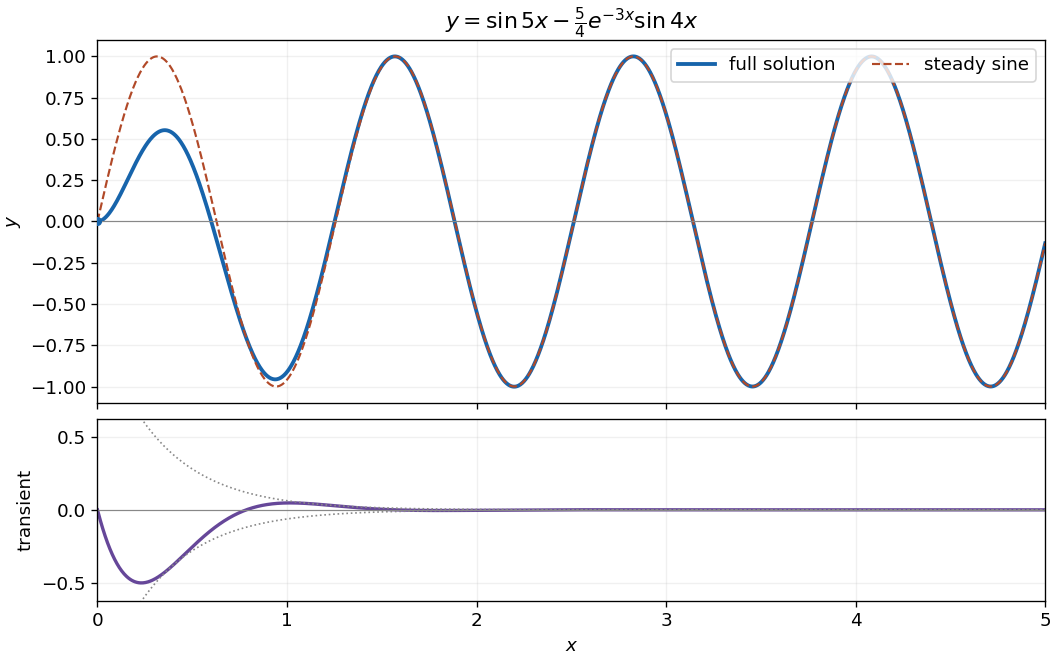

The Python source for this figure:
"""Calculate the full driven solution and its transient; PNG output to cwd."""
from pathlib import Path

import matplotlib
matplotlib.use('Agg')
import matplotlib.pyplot as plt
import numpy as np


def main():
    plt.rcParams.update({'font.size': 11, 'figure.facecolor': 'white', 'axes.facecolor': 'white'})
    fig, axes = plt.subplots(2, 1, figsize=(8.8, 5.5), sharex=True, layout='constrained',
                             gridspec_kw={'height_ratios': [2, 1]})
    x = np.linspace(0, 5, 1601)
    steady = np.sin(5*x)
    transient = -1.25*np.exp(-3*x)*np.sin(4*x)
    axes[0].plot(x, steady+transient, lw=2.3, color='#1764ab', label='full solution')
    axes[0].plot(x, steady, '--', lw=1.3, color='#b14928', label='steady sine')
    axes[0].scatter([0], [0], color='#1764ab', s=20, zorder=4)
    axes[0].set(ylabel='$y$', title=r'$y=\sin5x-\frac{5}{4}e^{-3x}\sin4x$')
    axes[0].legend(loc='upper right', ncol=2)
    axes[1].plot(x, transient, color='#664799', linewidth=2)
    axes[1].plot(x, 1.25*np.exp(-3*x), ':', color='#888888', lw=1)
    axes[1].plot(x, -1.25*np.exp(-3*x), ':', color='#888888', lw=1)
    axes[1].set(xlabel='$x$', ylabel='transient', ylim=(-.62, .62), xlim=(0, 5))
    for ax in axes:
        ax.axhline(0, color='#888888', linewidth=.7)
        ax.grid(alpha=.18)
    fig.savefig(Path.cwd() / Path(__file__).with_suffix('.png').name, dpi=120, facecolor='white')
    plt.close(fig)


if __name__ == '__main__':
    main()
